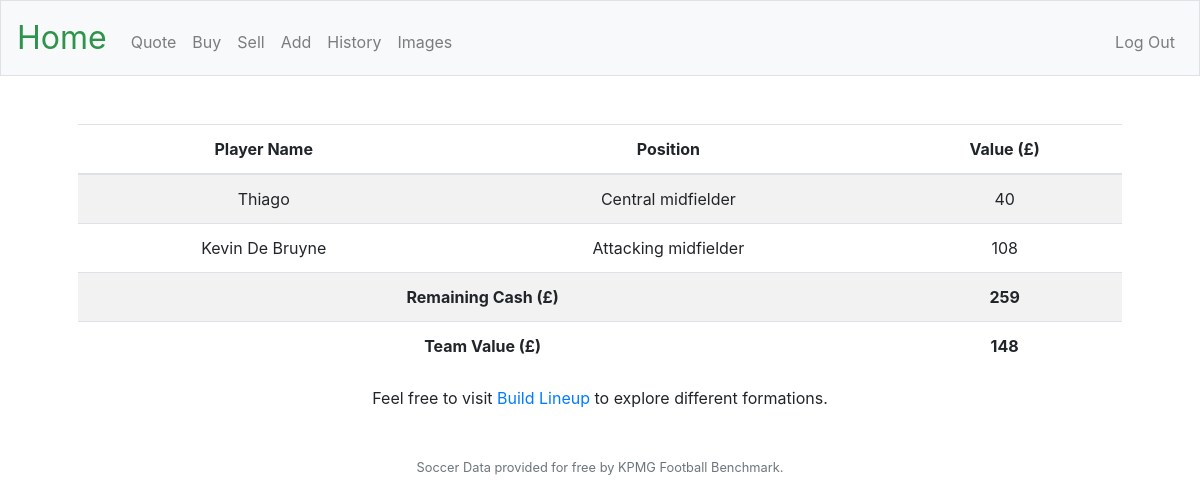
The page / (signed in) on the database its author committed.
### tables this page shows
CREATE TABLE "team" (
user_id INTEGER NOT NULL,
name TEXT NOT NULL,
position TEXT NOT NULL,
value NUMERIC NOT NULL,
FOREIGN KEY(user_id) REFERENCES users(id)
);

CREATE TABLE 'users' ('id' INTEGER PRIMARY KEY AUTOINCREMENT NOT NULL, 'username' TEXT NOT NULL, 'hash' TEXT NOT NULL, 'cash' NUMERIC NOT NULL DEFAULT 500.00 );

### application.py (the view)
@app.route("/")
@login_required
def index():
    A = session["user_id"] #User ID
    rows = db.execute("SELECT * FROM team WHERE user_id = :user_id", user_id = A)
    cash = db.execute("SELECT cash FROM users WHERE id = :user_id", user_id = A)
    B = cash[0]['cash'] #User's available cash
    C = 0
    for row in rows:
        D = row['value']
        C += D #Collates Player Values
    return render_template("index.html", dic = rows, cash = B, total = C)

### application.py (called while the page is built)
@app.after_request
def after_request(response):
    response.headers["Cache-Control"] = "no-cache, no-store, must-revalidate"
    response.headers["Expires"] = 0
    response.headers["Pragma"] = "no-cache"
    return response

### helpers.py (called while the page is built)
def login_required(f):
    @wraps(f)
    def decorated_function(*args, **kwargs):
        if session.get("user_id") is None:
            return redirect("/login")
        return f(*args, **kwargs)
    return decorated_function

### templates/index.html (shortened to what this page needs)
{% extends "layout.html" %}
{% block main %}
     <table class="table table-striped">
        <thead>
            <tr>
                <th>Player Name</th>
                <th>Position</th>
                <th>Value (£)</th>
            </tr>
        </thead>
        <tfoot>
            <tr>
                <td colspan="2"><b>Team Value (£)</b></td>
                <td><b>{{ total }}</b></td>
            </tr>
        </tfoot>
        <tbody>
            {% for row in dic %}
                <tr>
                    <td>{{ row.name }}</td>
                    <td>{{ row.position }}</td>
                    <td>{{ row.value }}</td>
                </tr>
            {% endfor %}
            <tr>
                <td colspan="2"><b>Remaining Cash (£)</b></td>
                <td><b>{{ cash }}</b></td>
            </tr>
        </tbody>
    </table>
    <footer>Feel free to visit <a target = "_blank" href = "https://www.buildlineup.com/">Build Lineup</a> to explore different formations.</footer>
{% endblock %}

### rows shown on the page
team: name "Thiago", position "Central midfielder", value "40"
team: name "Kevin De Bruyne", position "Attacking midfielder", value "108"
users: cash "259"

### other values the page prints
{{ total }} "148"
